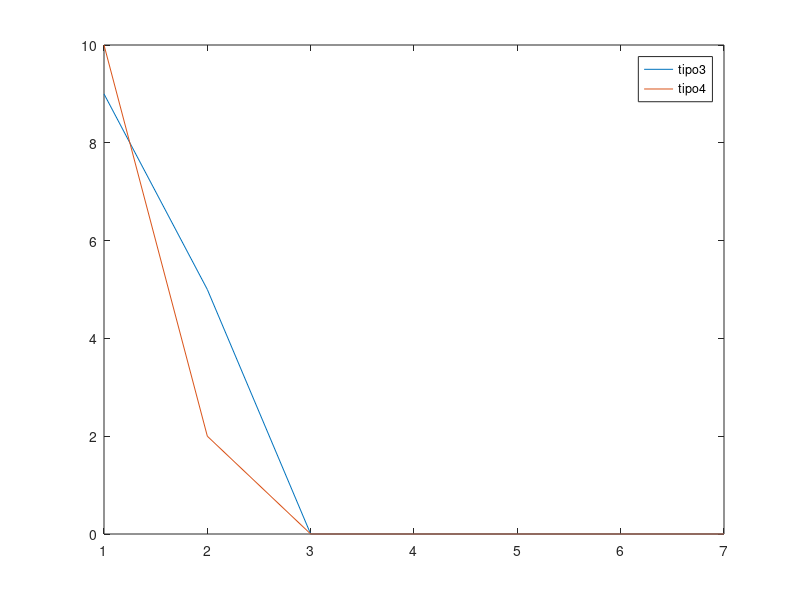

Recreate this plot in MATLAB.
x = [1:1:7]
t3 = [9,5,0,0,0,0,0]
t4 = [10,2,0,0,0,0,0]

plot(x, t3)
legend('tipo3')
hold all
plot(x, t4)
legend('tipo4')
hold all

legend('tipo3','tipo4')